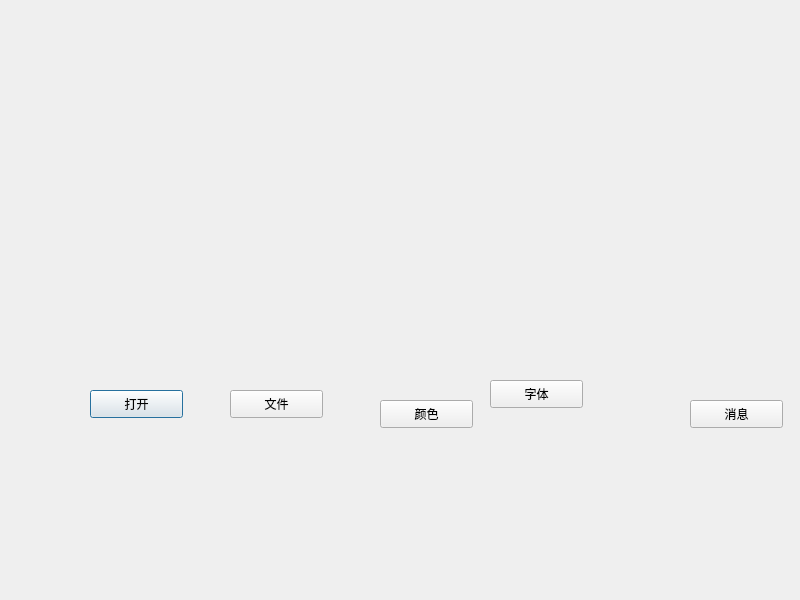
<?xml version="1.0" encoding="UTF-8"?>
<ui version="4.0">
 <class>Dialog</class>
 <widget class="QDialog" name="Dialog">
  <property name="geometry">
   <rect>
    <x>0</x>
    <y>0</y>
    <width>800</width>
    <height>600</height>
   </rect>
  </property>
  <property name="windowTitle">
   <string>Dialog</string>
  </property>
  <widget class="QPushButton" name="pushButton_open">
   <property name="geometry">
    <rect>
     <x>90</x>
     <y>390</y>
     <width>93</width>
     <height>28</height>
    </rect>
   </property>
   <property name="text">
    <string>打开</string>
   </property>
  </widget>
  <widget class="QPushButton" name="pushButton_file">
   <property name="geometry">
    <rect>
     <x>230</x>
     <y>390</y>
     <width>93</width>
     <height>28</height>
    </rect>
   </property>
   <property name="text">
    <string>文件</string>
   </property>
  </widget>
  <widget class="QPushButton" name="pushButton_color">
   <property name="geometry">
    <rect>
     <x>380</x>
     <y>400</y>
     <width>93</width>
     <height>28</height>
    </rect>
   </property>
   <property name="text">
    <string>颜色</string>
   </property>
  </widget>
  <widget class="QPushButton" name="pushButton_font">
   <property name="geometry">
    <rect>
     <x>490</x>
     <y>380</y>
     <width>93</width>
     <height>28</height>
    </rect>
   </property>
   <property name="text">
    <string>字体</string>
   </property>
  </widget>
  <widget class="QPushButton" name="pushButton_message">
   <property name="geometry">
    <rect>
     <x>690</x>
     <y>400</y>
     <width>93</width>
     <height>28</height>
    </rect>
   </property>
   <property name="text">
    <string>消息</string>
   </property>
  </widget>
 </widget>
 <resources/>
 <connections/>
</ui>
